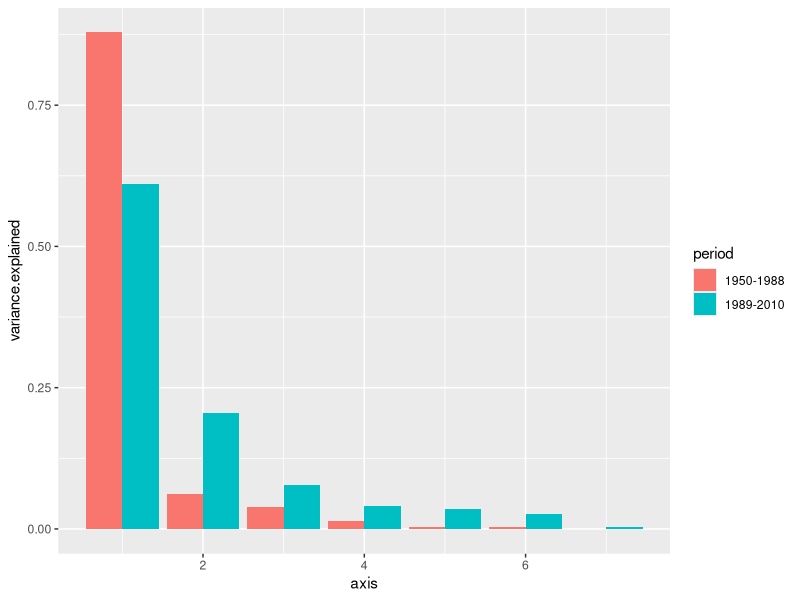
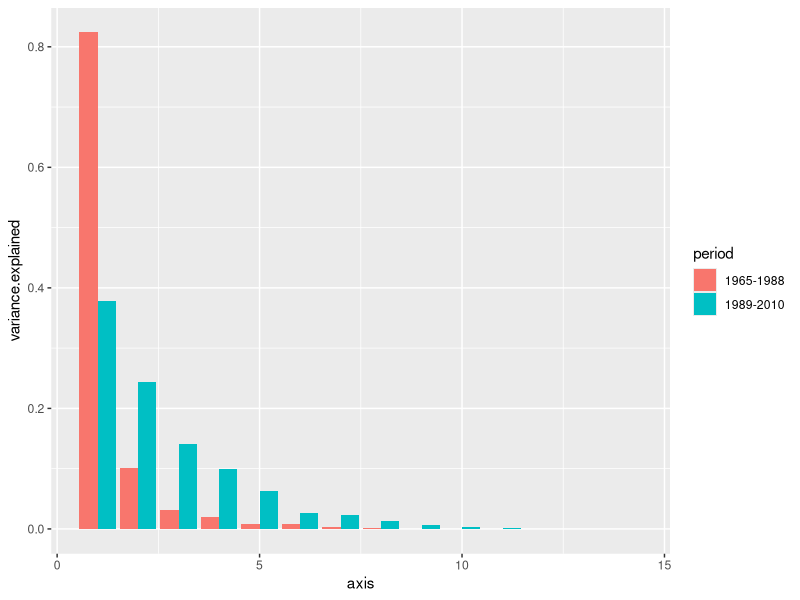
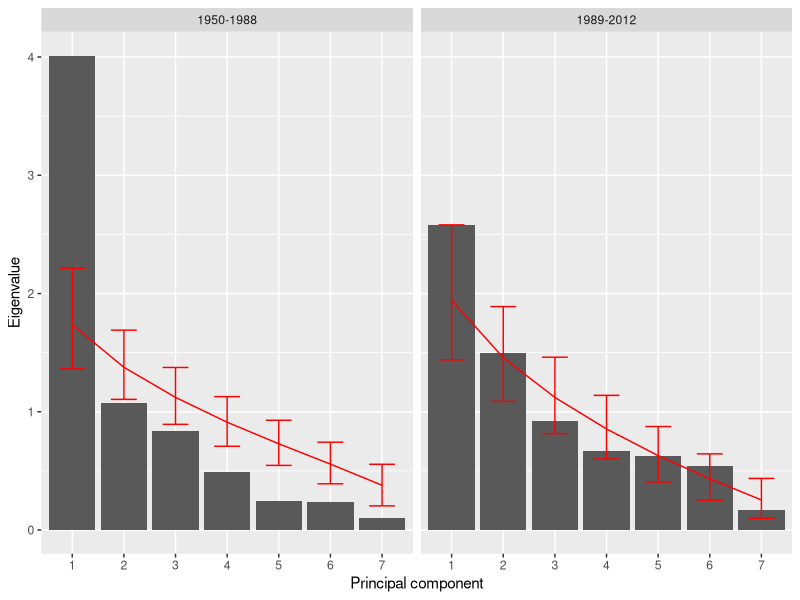
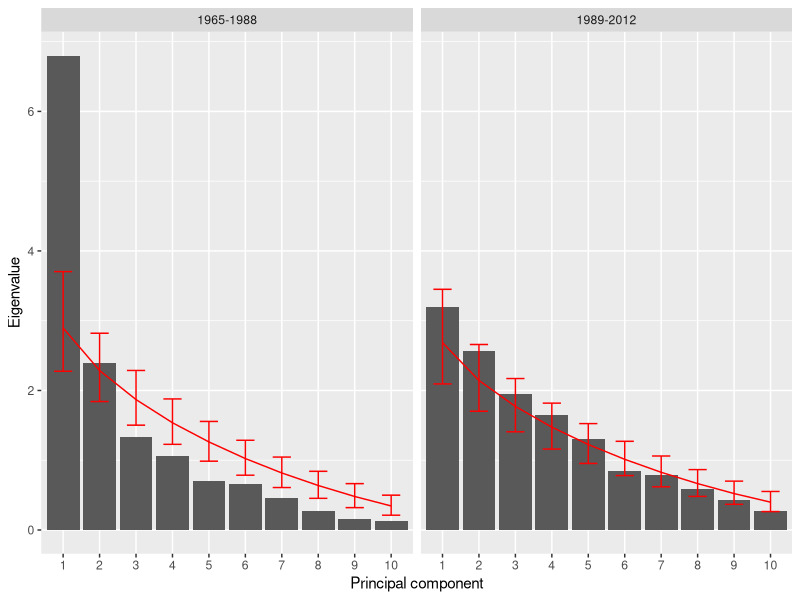

Recreate these plots in R, in order. (Note: this script raises an error after producing the figures.)
library(ggplot2)
library(reshape2)
library(dplyr)
library(pracma)



# limiting PCA to GOA climate variables!
dat <- read.csv("clim vars for ordination.csv", row.names=1)

# put years into row names
rownames(dat) <- dat[,1]
dat <- dat[,-1]

# dropping AL for now as I think it's redundant with SLP!
dat <- dat[,-1]

head(dat)

# remove some extra  time series
dat <- dat[,-c(6,7,9,10,11,12,15,18)]

# check
head(dat)

# and restrict to local variables
dat <- dat[,-c(1:3)]

# check
head(dat)


# check pairwise correlations for detrended data

cor(detrend(as.matrix(dat[rownames(dat) %in% 1950:1988,])), use="p"); cor(detrend(as.matrix(dat[rownames(dat) %in% 1989:2012,])), use="p")

dat1 <- dat[rownames(dat) %in% 1950:1988,]
dat2 <- dat[rownames(dat) %in% 1989:2012,]
# and fit pca by era

pca.1 <- svd(cov(scale(dat1), use="p"))
pca.2 <- svd(cov(scale(dat2), use="p"))

# randomize svd after Jackson (first era)
x <- scale(dat1)

eigenvalue <- matrix(NA, nrow = 10000, ncol = ncol(x))
set.seed(1299)
for(i in 1:10000){
  new <- matrix(NA, nrow = nrow(x), ncol = ncol(x))
  for(j in 1:ncol(x)){
    new[,j] <- sample(x[,j], size = nrow(x), replace = T)
  }
  
  temp <- svd(cov(new, use="pairwise.complete.obs"))
  eigenvalue[i,] <- temp$d
  #eigenvector1[i,] <- temp$u[,1]
  #eigenvector2[i,] <- temp$u[,2]
}

evs <- matrix(NA, nrow = ncol(x), ncol = 3)
colnames(evs) <- c("mean", "LI", "UI")
for (i in 1:ncol(x)){
  eigenvalue <- eigenvalue[order(eigenvalue[,i]),]
  evs[i,1] <- mean(eigenvalue[,i])
  evs[i,2] <- eigenvalue[250,i]
  evs[i,3] <- eigenvalue[9750,i]
}

comp.pca1 <- as.data.frame(cbind(pca.1$d, evs)) 
colnames(comp.pca1)[1] <- "eigenvalue"
comp.pca1$axis <- 1:nrow(comp.pca1)

######
# and now the second era
x <- scale(dat2)

eigenvalue <- matrix(NA, nrow = 10000, ncol = ncol(x))
#eigenvector1 <- eigenvector2 <- matrix(NA, nrow = 1000, ncol = 12)
set.seed(1298)
for(i in 1:10000){
  new <- matrix(NA, nrow = nrow(x), ncol = ncol(x))
  for(j in 1:ncol(x)){
    new[,j] <- sample(x[,j], size = nrow(x), replace = T)
  }
  
  temp <- svd(cov(new, use="pairwise.complete.obs"))
  eigenvalue[i,] <- temp$d
  #eigenvector1[i,] <- temp$u[,1]
  #eigenvector2[i,] <- temp$u[,2]
}

evs <- matrix(NA, nrow = ncol(x), ncol = 3)
colnames(evs) <- c("mean", "LI", "UI")
for (i in 1:ncol(x)){
  eigenvalue <- eigenvalue[order(eigenvalue[,i]),]
  evs[i,1] <- mean(eigenvalue[,i])
  evs[i,2] <- eigenvalue[250,i]
  evs[i,3] <- eigenvalue[9750,i]
}

comp.pca2 <- as.data.frame(cbind(pca.2$d, evs)) 
colnames(comp.pca2)[1] <- "eigenvalue" 


comp.pca2$axis <- 1:nrow(comp.pca2)

# and combine!
comp.pca1$era <- "1950-1988"
comp.pca2$era <- "1989-2012"

comp.pca <- rbind(comp.pca1, comp.pca2)

ev <- cbind(pca.1$d^2/sum(pca.1$d^2), pca.2$d^2/sum(pca.2$d^2))
colnames(ev) <- c("1950-1988", "1989-2010")
rownames(ev) <- 1:nrow(ev)

ev <- melt(ev)
names(ev) <- c("axis", "period", "variance.explained")

# compare variance explained for each era
ggplot(data=ev, aes(fill=period, y=variance.explained, x=axis)) + geom_bar(position="dodge", stat="identity")

# axis1 explains 82.9% in 1950-1988, 60.3% in 1989-2012
comp.pca$axis <- as.factor(comp.pca$axis)
comp.pca$axis.num <- as.numeric(comp.pca$axis)
# determine which are interpretable
pdf("scree plot GOA climate by era NOT DETRENDED.pdf", 3,4)
ggplot(comp.pca, aes(x=axis, y=eigenvalue)) + geom_bar(stat="identity") + geom_errorbar(aes(ymin=LI, ymax=UI), colour="red", width=.5) +
  geom_line(aes(x=axis.num, y=mean), colour="red") + facet_wrap(~era) + ylab("Eigenvalue") + xlab("Principal component") + theme_gray()
dev.off()

# and save for combined figure!
clim.plot <- ggplot(comp.pca, aes(x=axis, y=eigenvalue)) + geom_bar(stat="identity") + geom_errorbar(aes(ymin=LI, ymax=UI), colour="red", width=.5) +
  geom_line(aes(x=axis.num, y=mean), colour="red") + facet_wrap(~era) + ylab("Eigenvalue") + xlab("Principal component") + theme_gray() +
  ggtitle("Environmental variability")

# now the community pca
# load population time series
dat <- read.csv("salmon and non-salmon biology mar 28.csv", row.names = 1)

# drop GOAPOP
keep <- colnames(dat)!="GOAPOP"
dat <- dat[,keep] 

# and fit pca by era
dat1 = dat[rownames(dat) %in% 1965:1988,]

dat2 = dat[rownames(dat) %in% 1989:2012,]


pca.1 <- svd(cov(scale(dat1), use="p"))
pca.2 <- svd(cov(scale(dat2), use="p"))

#bootstrap svd after Jackson (first era)
x <- scale(dat1)

eigenvalue <- matrix(NA, nrow = 10000, ncol = ncol(x))
set.seed(1299)
for(i in 1:10000){
  new <- matrix(NA, nrow = nrow(x), ncol = ncol(x))
  for(j in 1:ncol(x)){
    new[,j] <- sample(x[,j], size = nrow(x), replace = T)
  }
  
  temp <- svd(cov(new, use="pairwise.complete.obs"))
  eigenvalue[i,] <- temp$d
  #eigenvector1[i,] <- temp$u[,1]
  #eigenvector2[i,] <- temp$u[,2]
}

evs <- matrix(NA, nrow = ncol(x), ncol = 3)
colnames(evs) <- c("mean", "LI", "UI")
for (i in 1:ncol(x)){
  eigenvalue <- eigenvalue[order(eigenvalue[,i]),]
  evs[i,1] <- mean(eigenvalue[,i])
  evs[i,2] <- eigenvalue[250,i]
  evs[i,3] <- eigenvalue[9750,i]
}

comp.pca1 <- as.data.frame(cbind(pca.1$d, evs)) 
colnames(comp.pca1)[1] <- "eigenvalue"
comp.pca1$axis <- 1:nrow(comp.pca1)

######
# and now the second era
x <- scale(dat2)

eigenvalue <- matrix(NA, nrow = 10000, ncol = ncol(x))
#eigenvector1 <- eigenvector2 <- matrix(NA, nrow = 1000, ncol = 12)
set.seed(1298)
for(i in 1:10000){
  new <- matrix(NA, nrow = nrow(x), ncol = ncol(x))
  for(j in 1:ncol(x)){
    new[,j] <- sample(x[,j], size = nrow(x), replace = T)
  }
  
  temp <- svd(cov(new, use="pairwise.complete.obs"))
  eigenvalue[i,] <- temp$d
  #eigenvector1[i,] <- temp$u[,1]
  #eigenvector2[i,] <- temp$u[,2]
}

evs <- matrix(NA, nrow = ncol(x), ncol = 3)
colnames(evs) <- c("mean", "LI", "UI")
for (i in 1:ncol(x)){
  eigenvalue <- eigenvalue[order(eigenvalue[,i]),]
  evs[i,1] <- mean(eigenvalue[,i])
  evs[i,2] <- eigenvalue[250,i]
  evs[i,3] <- eigenvalue[9750,i]
}

comp.pca2 <- as.data.frame(cbind(pca.2$d, evs)) 
colnames(comp.pca2)[1] <- "eigenvalue" 

# comp.pca2

comp.pca2$axis <- 1:nrow(comp.pca2)

# and combine!
comp.pca1$era <- "1965-1988"
comp.pca2$era <- "1989-2012"

comp.pca <- rbind(comp.pca1, comp.pca2)

ev <- cbind(pca.1$d^2/sum(pca.1$d^2), pca.2$d^2/sum(pca.2$d^2))
colnames(ev) <- c("1965-1988", "1989-2010")
rownames(ev) <- 1:nrow(ev)

ev <- melt(ev)
names(ev) <- c("axis", "period", "variance.explained")

# compare variance explained for each era
ggplot(data=ev, aes(fill=period, y=variance.explained, x=axis)) + geom_bar(position="dodge", stat="identity")
# axis1 explains 48.2% in 1950-1988, 31.9% in 1989-2012
comp.pca$axis <- as.factor(comp.pca$axis)
comp.pca$axis.num <- as.numeric(comp.pca$axis)
# determine which are interpretable
# only plot the first 10 axes
pdf("scree plot non-detrended community variability by era.pdf", 3,4)
ggplot(filter(comp.pca, axis.num <= 10), aes(x=axis, y=eigenvalue)) + geom_bar(stat="identity") + geom_errorbar(aes(ymin=LI, ymax=UI), colour="red", width=.5) +
  geom_line(aes(x=axis.num, y=mean), colour="red") + facet_wrap(~era) + ylab("Eigenvalue") + xlab("Principal component") + theme_grey()
dev.off()
# only axis 1 in early period, none in second period!!!

# save for a combined plot

comm.plot <- ggplot(filter(comp.pca, axis.num <= 10), aes(x=axis, y=eigenvalue)) + geom_bar(stat="identity") + geom_errorbar(aes(ymin=LI, ymax=UI), colour="red", width=.5) +
  geom_line(aes(x=axis.num, y=mean), colour="red") + facet_wrap(~era) + ylab("Eigenvalue") + xlab("Principal component") + theme_grey() + 
  ggtitle("Community variability")

# combine
pdf("scree plot PCA environmental and community not detrended.pdf", 8, 5) 
ggarrange(clim.plot,  comm.plot, labels = c("a)", "b)"),  widths=c(1,1), ncol=2)
dev.off()